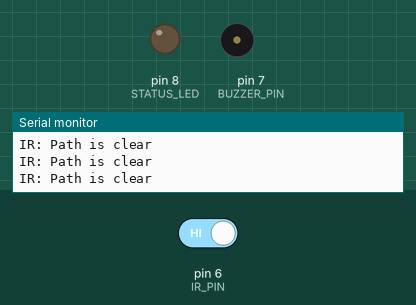
A sketch run on a simulated Arduino Uno, built with avr-gcc and run on an emulated ATmega328P. Parts: output pins drawn as LEDs (lit = HIGH), buzzer (waves = sounding), the last lines printed to the serial monitor. Inputs (shaded band) come from the test bench; at power-on: pin 6 (IR_PIN) HIGH.

Above: at 1.8 s.
1.9 s: pin 6 (IR_PIN) driven LOW
At 2.05 s:
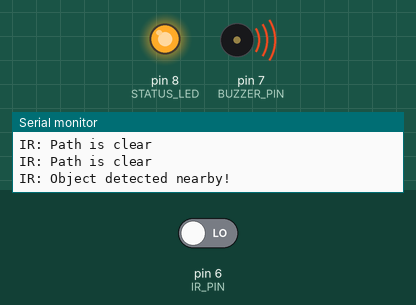
4.9 s: pin 6 (IR_PIN) driven HIGH
At 5.3 s:
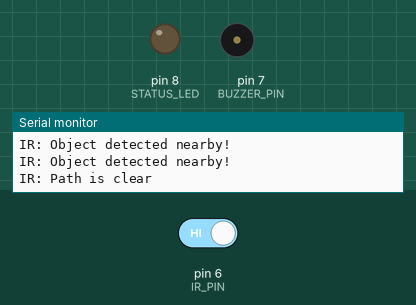
Timing chart, 0 to 7.9 s (numbered marks = the images above; inputs shaded):
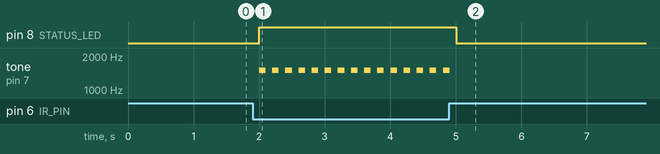

The sketch:

6_ir_sensor.ino
```cpp
const int IR_PIN = 6;
const int BUZZER_PIN = 7;
const int STATUS_LED = 8;

void setup() {
    Serial.begin(9600);
    pinMode(IR_PIN, INPUT);
    pinMode(BUZZER_PIN, OUTPUT);
    pinMode(STATUS_LED, OUTPUT);
    Serial.println("IR Proximity sensor active!");
}

void loop() {
    bool objectDetected = !digitalRead(IR_PIN);
    if (objectDetected) {
        digitalWrite(STATUS_LED, HIGH);
        tone(BUZZER_PIN, 1500, 100);
        Serial.println("IR: Object detected nearby!");
        delay(200);
    } else {
        digitalWrite(STATUS_LED, LOW);
        noTone(BUZZER_PIN);
        Serial.println("IR: Path is clear");
        delay(500);
    }
}
```

Measured:
- after the input at 1.9 s, pin 8 (STATUS_LED): LOW → HIGH after 0.10 s; tone on pin 7 (BUZZER_PIN): alternates 1500 Hz for 0.10 s and silent for 0.10 s, starting after 0.10 s
- after the input at 4.9 s, pin 8 (STATUS_LED): HIGH → LOW after 0.11 s; tone on pin 7 (BUZZER_PIN): goes on until 4.9 s, then stays silent
